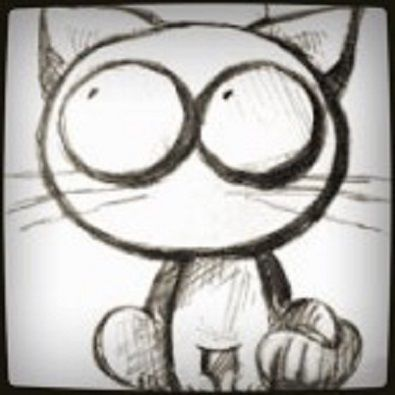
#> input picture python/0head_num/head_portrait.jpg, 395 x 395 px
$ python 000head_num.py
#> lines starting #> are read from the running program, lines starting #| are printed output that depends on the picture
from PIL import Image
from PIL import ImageDraw
from PIL import ImageFont
import sys

def hp_num(file_path, num = 1):
#> called with file_path = 'head_portrait.jpg', num = 130
    hp = Image.open(file_path)
#> hp is the input picture: PIL image 395x395 RGB; mean R, G, B 181.6, 179.4, 175.9
    hp_draw = ImageDraw.Draw(hp)
    font_size = hp.size[0] / 20
#> font_size = 19.75
    hp_ft = ImageFont.truetype("TIMES.TTF", font_size)
    num_str = str(num) + ' '
    pos_x = hp.size[0] - hp_ft.getsize(num_str)[0] - font_size
#> pos_x = 333.2
    pos_y = font_size
#> pos_y = 19.75
    hp_draw.text((pos_x, pos_y), num_str, fill = 'red', font = hp_ft)
    return hp

def main():
    hp_num("head_portrait.jpg", 130).show()
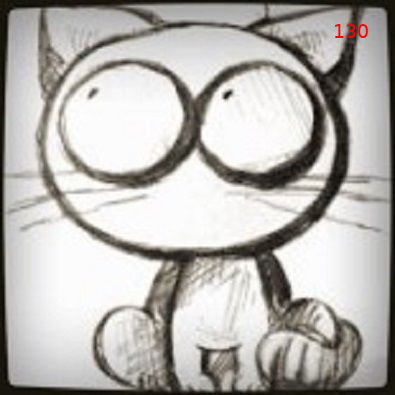
#> shown: PIL image 395x395 RGB; mean R, G, B 181.8, 179.3, 175.8

if __name__ == "__main__":
    main()
